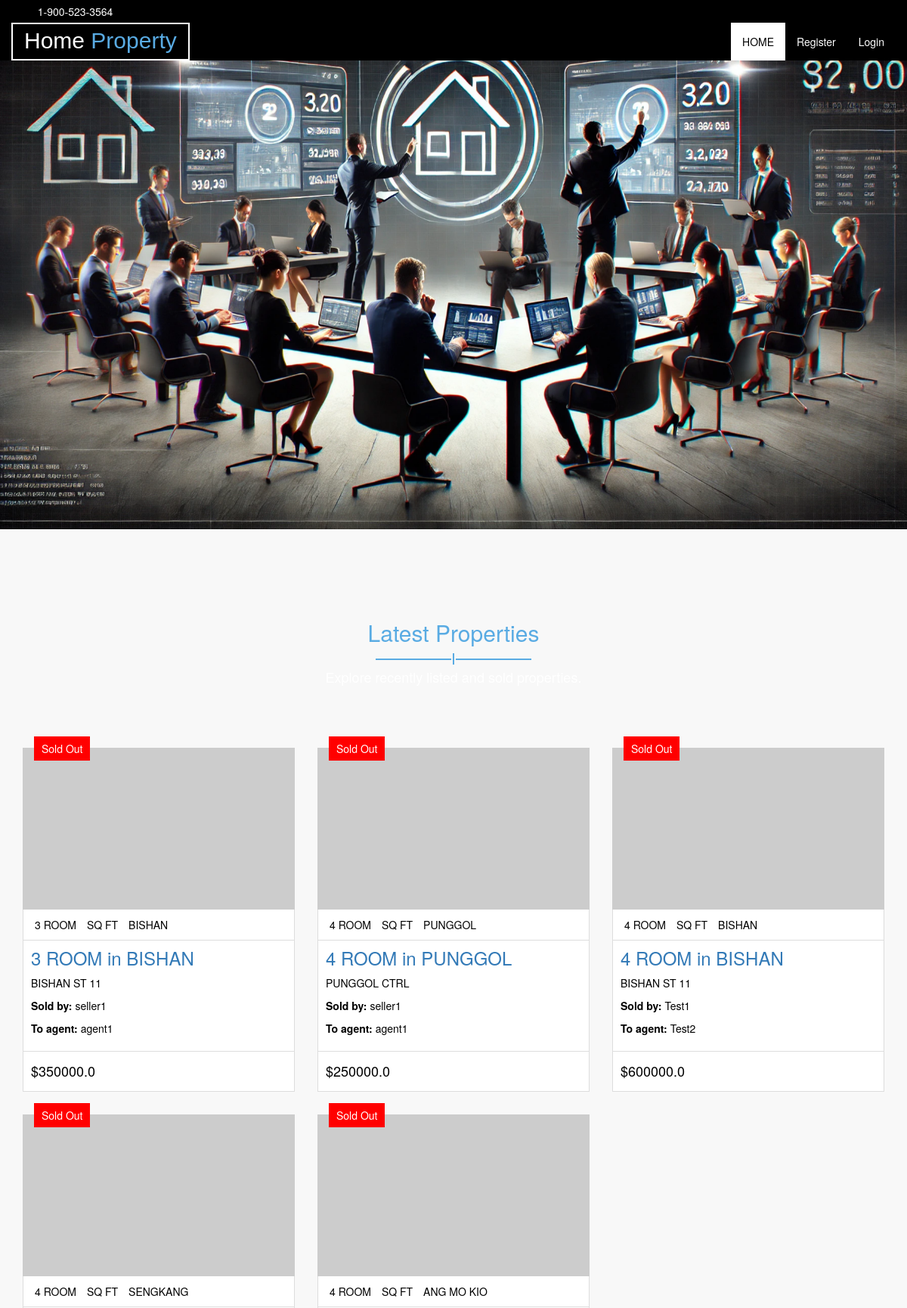
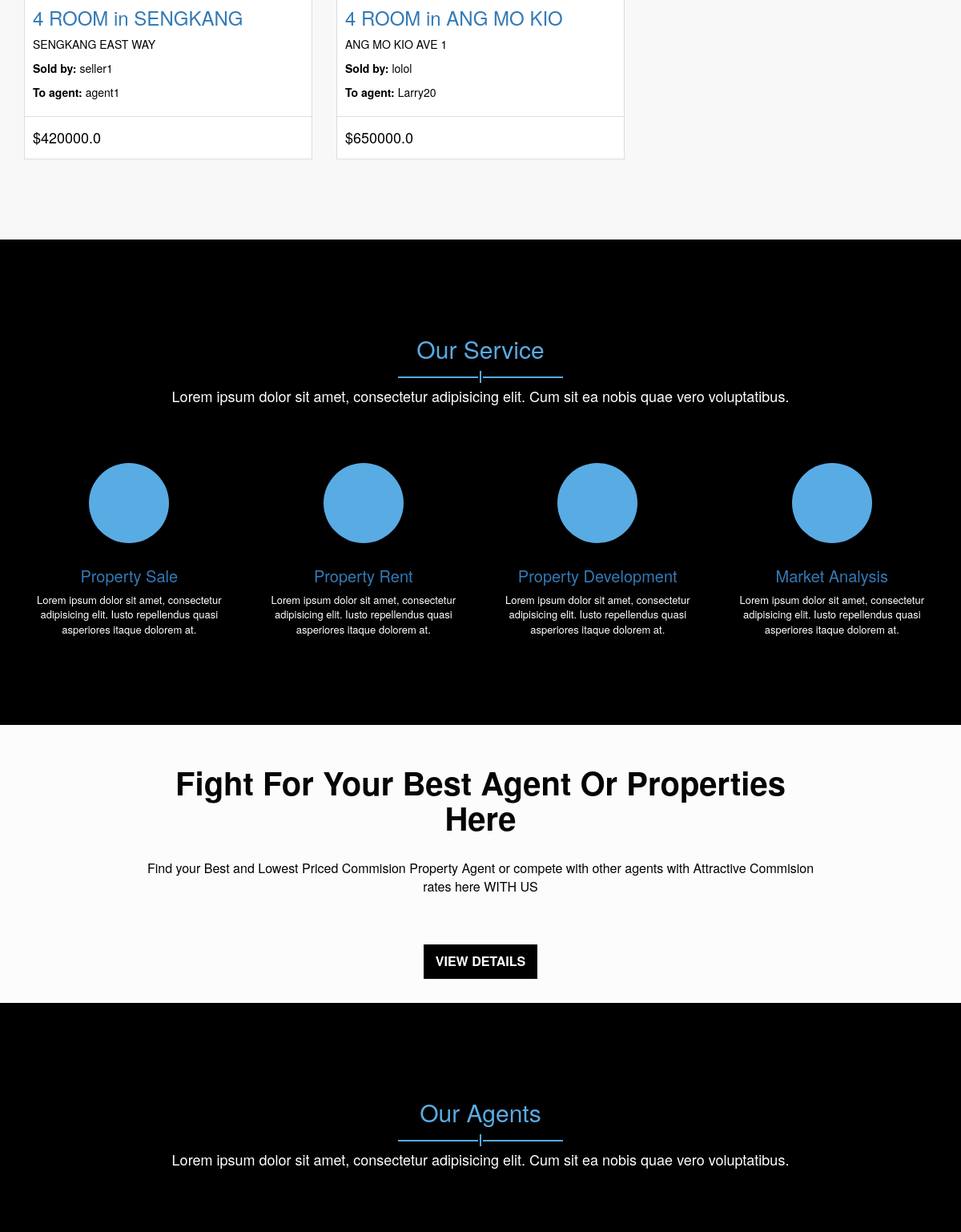
The page / (upper part) on the database its author committed (2 pictures, top to bottom).
### tables this page shows
CREATE TABLE listings (
            id INTEGER PRIMARY KEY AUTOINCREMENT,
            seller_username TEXT NOT NULL,
            flat_type TEXT NOT NULL,
            town TEXT NOT NULL,
            street_name TEXT NOT NULL,
            floor_area INTEGER NOT NULL,
            max_com_bid REAL NOT NULL,
            years_remaining INTEGER NOT NULL,
            listing_price REAL NOT NULL,
            bidders TEXT DEFAULT '[]',   -- 2D array of agent bids as JSON
            status TEXT DEFAULT 'A'      -- A = active, B = closed, C = sold
        );

### routes/dashboard_routes.py (the view)
@dashboard_bp.route('/')
def index():
    conn1 = sqlite3.connect('listings.db')
    conn1.row_factory = sqlite3.Row
    c1 = conn1.cursor()
    conn2 = sqlite3.connect('accounts.db')
    conn2.row_factory = sqlite3.Row
    c2 = conn2.cursor()
    sold_records = c2.execute("SELECT * FROM sold_properties").fetchall()
    sold_properties = []
    for record in sold_records:
        property_id = record['property_id']
        agent_username = record['agent_username']
        seller_username = record['seller_username']
        listing = c1.execute("SELECT * FROM listings WHERE id = ?", (property_id,)).fetchone()
        if listing:
            listing_dict = dict(listing)
            listing_dict['agent_username'] = agent_username
            listing_dict['seller_username'] = seller_username
            sold_properties.append(listing_dict)
    conn1.close()
    conn2.close()
    return render_template('index.html', sold_listings=sold_properties)

### templates/index.html (shortened to what this page needs)
<!DOCTYPE html>
<html lang="en">
  <head>
    <link rel="stylesheet" href="{{ url_for('static', filename='css/style.css') }}">
    <link rel="stylesheet" href="{{ url_for('static', filename='css/bootstrap.css') }}">
    <link rel="stylesheet" href="{{ url_for('static', filename='css/font-awesome.css') }}">
    <link rel="stylesheet" href="{{ url_for('static', filename='css/slick.css') }}">
    <link rel="stylesheet" href="{{ url_for('static', filename='css/nouislider.css') }}">
    <link rel="stylesheet" href="{{ url_for('static', filename='css/jquery.fancybox.css') }}">
    <link rel="stylesheet" href="{{ url_for('static', filename='css/theme-color/default-theme.css') }}">
  </head>
  <body class="aa-price-range">
  <header id="aa-header">
    <div class="container">
      <div class="row">
        <div class="col-md-12">
          <div class="aa-header-area">
            <div class="row">
              <div class="col-md-6 col-sm-6 col-xs-6">
                <div class="aa-header-left">
                  <div class="aa-telephone-no">
                    <span class="fa fa-phone"></span>
                    1-900-523-3564
                  </div>
                </div>
              </div>
              <div class="col-md-6 col-sm-6 col-xs-6">
              </div>
            </div>
          </div>
        </div>
      </div>
    </div>
  </header>
<section id="aa-menu-area">
  <nav class="navbar navbar-default main-navbar" role="navigation">
    <div class="container">
      <div class="navbar-header">
        <a class="navbar-brand aa-logo" href="/"> Home <span>Property</span></a>
      </div>
      <div id="navbar" class="navbar-collapse collapse">
        <ul id="top-menu" class="nav navbar-nav navbar-right aa-main-nav">
            <li class="active"><a href="/">HOME</a></li>
            {% if 'username' in session %}
              {% if session['user_type'] == 'seller' %}
                <li><a href="/list-property">List Property</a></li>
                <li><a href="/view_your_property">Your Property</a></li>
              {% elif session['user_type'] == 'agent' %}
                <li><a href="/view_listed_property">View Listed Property</a></li>
                <li><a href="/view_bidded_property">View Bidded Property</a></li>
              {% endif %}
              <li><a href="{{ url_for('auth.logout') }}" class="aa-logout">Logout</a></li>
            {% else %}
              <li><a href="{{ url_for('auth.create_account') }}" class="aa-register">Register</a></li>
              <li><a href="{{ url_for('auth.login') }}" class="aa-login">Login</a></li>
            {% endif %}
        </ul>
      </div>
  </nav>
</section>
  <section id="aa-slider">
    <div class="aa-slider-area">
      <div class="aa-top-slider">
        <div class="aa-top-slider-single">
          <img src="static/img/slider/biddinghouse3.jpg" alt="img">
        </div>
      </div>
    </div>
  </section>
   <section id="aa-latest-property">
    <div class="container">
      <div class="aa-latest-property-area">
        <div class="aa-title">
          <h2>Latest Properties</h2>
          <span></span>
          <p>Explore recently listed and sold properties.</p>
        </div>
        <div class="aa-latest-properties-content">
          <div class="row">
            {% for listing in sold_listings %}
            <div class="col-md-4">
              <article class="aa-properties-item">
                <a href="#" class="aa-properties-item-img">
                  <img src="https://via.placeholder.com/370x220" alt="img">
                </a>
                <div class="aa-tag sold-out">Sold Out</div>
                <div class="aa-properties-item-content">
                  <div class="aa-properties-info">
                    <span>{{ listing['flat_type'] }}</span>
                    <span>{{ listing['floor_area_sqm'] }} SQ FT</span>
                    <span>{{ listing['town'] }}</span>
                  </div>
                  <div class="aa-properties-about">
                    <h3><a href="#">{{ listing['flat_type'] }} in {{ listing['town'] }}</a></h3>
                    <p>{{ listing['street_name'] }}</p>
                    <p><strong>Sold by:</strong> {{ listing['seller_username'] or "N/A" }}</p>
                    <p><strong>To agent:</strong> {{ listing['agent_username'] or "N/A" }}</p>
                  </div>
                  <div class="aa-properties-detial">
                    <span class="aa-price">${{ listing['listing_price'] }}</span>
                  </div>
                </div>
              </article>
            </div>
            {% endfor %}
          </div>
        </div>
      </div>
    </div>
  </section>
  <section id="aa-service">
    <div class="container">
      <div class="row">
        <div class="col-md-12">
          <div class="aa-service-area">
            <div class="aa-title">
              <h2>Our Service</h2>
              <span></span>
              <p>Lorem ipsum dolor sit amet, consectetur adipisicing elit. Cum sit ea nobis quae vero voluptatibus.</p>
            </div>
            <div class="aa-service-content">
              <div class="row">
                <div class="col-md-3">
                  <div class="aa-single-service">
                    <div class="aa-service-icon">
                      <span class="fa fa-home"></span>
                    </div>
                    <div class="aa-single-service-content">
                      <h4><a href="#">Property Sale</a></h4>
                      <p>Lorem ipsum dolor sit amet, consectetur adipisicing elit. Iusto repellendus quasi asperiores itaque dolorem at.</p>
                    </div>
                  </div>
                </div>
                <div class="col-md-3">
                  <div class="aa-single-service">
                    <div class="aa-service-icon">
                      <span class="fa fa-check"></span>
                    </div>
                    <div class="aa-single-service-content">
                      <h4><a href="#">Property Rent</a></h4>
                      <p>Lorem ipsum dolor sit amet, consectetur adipisicing elit. Iusto repellendus quasi asperiores itaque dolorem at.</p>
                    </div>
                  </div>
                </div>
                <div class="col-md-3">
                  <div class="aa-single-service">
                    <div class="aa-service-icon">
                      <span class="fa fa-crosshairs"></span>
                    </div>
                    <div class="aa-single-service-content">
                      <h4><a href="#">Property Development</a></h4>
                      <p>Lorem ipsum dolor sit amet, consectetur adipisicing elit. Iusto repellendus quasi asperiores itaque dolorem at.</p>
                    </div>
                  </div>
                </div>
                <div class="col-md-3">
                  <div class="aa-single-service">
                    <div class="aa-service-icon">
                      <span class="fa fa-bar-chart-o"></span>
                    </div>
                    <div class="aa-single-service-content">
                      <h4><a href="#">Market Analysis</a></h4>
                      <p>Lorem ipsum dolor sit amet, consectetur adipisicing elit. Iusto repellendus quasi asperiores itaque dolorem at.</p>
                    </div>
                  </div>
                </div>
              </div>
            </div>
          </div>
        </div>
      </div>
    </div>
  </section>
  <section id="aa-promo-banner">
    <div class="container">
      <div class="row">
        <div class="col-md-12">
          <div class="aa-promo-banner-area">
            <h3>Fight for Your Best Agent or Properties Here</h3>
            <p>Find your Best and Lowest Priced Commision Property Agent or compete with other agents with Attractive Commision rates here WITH US</p>
            <a href="/list-property" class="aa-view-btn">View Details</a>
          </div>
        </div>
      </div>
    </div>
  </section>
  <section id="aa-agents">
    <div class="container">
      <div class="row">
        <div class="col-md-12">
          <div class="aa-agents-area">
            <div class="aa-title">
              <h2>Our Agents</h2>
              <span></span>
              <p>Lorem ipsum dolor sit amet, consectetur adipisicing elit. Cum sit ea nobis quae vero voluptatibus.</p>
            </div>
          </div>
        </div>
      </div>
    </div>
  </section>
  </body>
</html>

### static/css/theme-color/default-theme.css (style rules this page uses)
h2 { color: #59abe3; }
.aa-view-btn { background-color: #000000; }
#aa-menu-area .main-navbar .navbar-header .aa-logo span { color: #59abe3; }
#aa-menu-area .main-navbar .navbar-nav .active a { color: #000000; }
.aa-title span { background-color: #59abe3; }
.aa-title span:before { background-color: #59abe3; }
.aa-title span:after { background-color: #59abe3; }
#aa-service .aa-service-area .aa-service-content .aa-single-service .aa-service-icon span { background-color: #59abe3; }

### rows shown on the page
listings: flat_type "3 ROOM", town "BISHAN", street_name "BISHAN ST 11", seller_username "seller1", listing "agent1", listing_price "350000.0"
listings: flat_type "4 ROOM", town "PUNGGOL", street_name "PUNGGOL CTRL", seller_username "seller1", listing "agent1", listing_price "250000.0"
listings: flat_type "4 ROOM", town "BISHAN", street_name "BISHAN ST 11", seller_username "Test1", listing "Test2", listing_price "600000.0"
listings: flat_type "4 ROOM", town "SENGKANG", street_name "SENGKANG EAST WAY", seller_username "seller1", listing "agent1", listing_price "420000.0"
listings: flat_type "4 ROOM", town "ANG MO KIO", street_name "ANG MO KIO AVE 1", seller_username "lolol", listing "Larry20", listing_price "650000.0"
